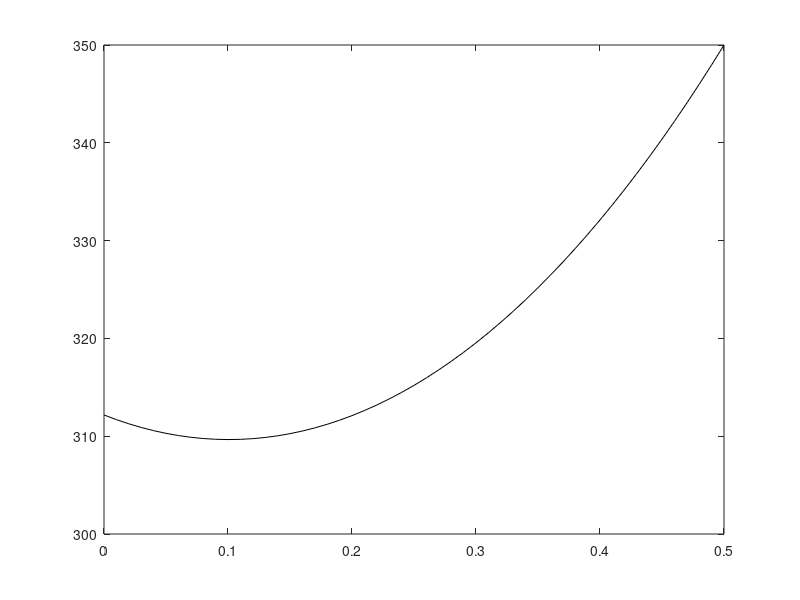

The MATLAB script that drew this image: (Note: this script raises an error after producing the figure.)
%Task B

clear all; close all; clc; %clears workspace, figures, command window

%input parameters
L=0.5; n=51;
lambda=100;
qa=5000; Tb=350;
Sc=10; Sp=-160; %Source Term S=Sc+Sp*T

%Generate Grid
x0=linspace(0,L,n); dx=L/(n-1);   % x0:nodes position
Dx=dx; DxB=Dx/2;  

%Creating Matrix
A=zeros(n,n); B=zeros(n,1); %Fill Matrix with zeros

A(1,1)=(lambda/dx)-(Sp*DxB); A(1,2)=-lambda/dx; B(1)=(Sc*DxB)+qa; % Node 1
A(n,n)=1; B(n)=Tb; % Node n

%Fill A and B%
for i=2:n-1
    A(i,i)=(2*lambda/dx)-(Sp*Dx); A(i,i-1)=-lambda/dx; A(i,i+1)=-lambda/dx;
    B(i)=Sc*Dx;
end

T=A\B; %Backslash
figure('color','w','units','Centimeters','position',[5 5 7.5 7])
%plot(x0,T,'rs'); grid on; xlabel('x [m]'); ylabel('T [K]'); hold on

%Compare with theoretical solution
mu1=sqrt(abs(Sp)/lambda); mu2=-sqrt(abs(Sp)/lambda);
c1=(Tb+(qa/(lambda*mu2))*exp(mu2*L)+(Sc/Sp))/(exp(mu1*L)-(mu1/mu2)*exp(mu2*L))
c2=((-qa/lambda)-(c1*mu1))/(mu2)
Tteo=c1*exp(mu1*x0)+c2*exp(mu2*x0)-Sc/Sp;
plot(x0,Tteo,'k-'); 
error=mean(abs(T-Tteo')) %Transposing Tteo

%TASK 2

%Checking residuals
residual=sum(abs(B-A*T))/sum(abs(diag(A).*T)) %Defined as |B-A*T|/|diag(A).T|

%Gauss Seidel
maxit=100000; %max number of iterations allowed
toll=1e-12; %convergence tolerance WORK OUT OWN FROM TASK 1?
T0=350*ones(n,1) %Initial guess

omega=2
[T_gaussSeidel,nIter,residuals_gaussSeidel]=GaussSeidel2(T0,A,B,maxit,toll,omega); %GS as function
hold on; plot(x0,T_gaussSeidel,'mv');


error_gaussSeidel=mean(abs(T_gaussSeidel-Tteo))
residuals_gaussSeidel(nIter)
figure('color','w','units','Centimeters','position',[5 5 7.5 7])
semilogy(residuals_gaussSeidel); grid on; xlabel('Iterations'); ylabel('Residuals')